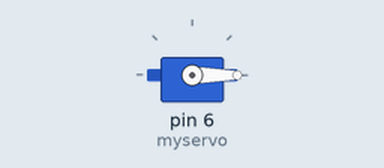
Recording of a sketch running on a simulated Arduino Uno, built with avr-gcc and run on an emulated ATmega328P. On the bench: servo.

Above: at 0.05 s.
At 9.95 s:
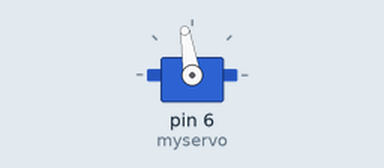
At 19.96 s:
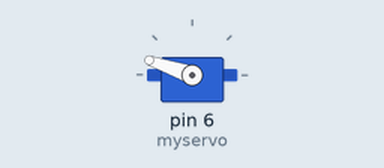
At 39.88 s:
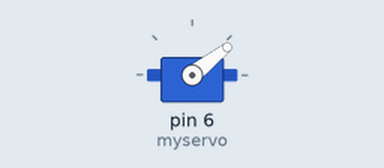
Timing chart, 0 to 40.0 s (numbered marks = the images above):
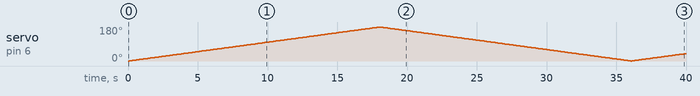

The sketch:

12.ino
```cpp
#include<Servo.h>

Servo myservo;
int pos;
void setup() {
  // put your setup code here, to run once:
  myservo.attach(6);

}

void loop() {
  // put your main code here, to run repeatedly:
  for(pos=0;pos<180;++pos)
  {
    myservo.write(pos);
    delay(100);
    }
  for(pos=180;pos>0;--pos)
  {
    myservo.write(pos);
    delay(100);
    }

}
```

Measured:
- by itself, servo on pin 6 (myservo): 0° → 1° at 0.10 s, → 2° 0.10 s later, → 3° 0.10 s later, → 4° 0.10 s later, … (399 changes in this stretch)
